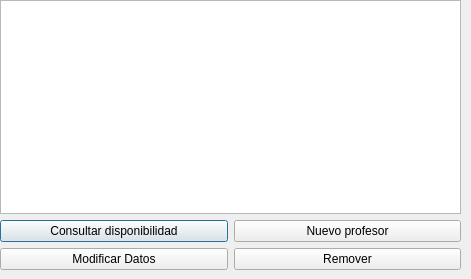
<?xml version="1.0" encoding="UTF-8"?>
<ui version="4.0">
 <class>ProfessorsDialog</class>
 <widget class="QDialog" name="ProfessorsDialog">
  <property name="geometry">
   <rect>
    <x>0</x>
    <y>0</y>
    <width>471</width>
    <height>279</height>
   </rect>
  </property>
  <property name="windowTitle">
   <string>Dialog</string>
  </property>
  <widget class="QWidget" name="">
   <property name="geometry">
    <rect>
     <x>0</x>
     <y>0</y>
     <width>461</width>
     <height>270</height>
    </rect>
   </property>
   <layout class="QVBoxLayout" name="verticalLayout_2">
    <item>
     <layout class="QVBoxLayout" name="verticalLayout">
      <item>
       <widget class="QTableWidget" name="grdProfessors">
        <property name="selectionBehavior">
         <enum>QAbstractItemView::SelectRows</enum>
        </property>
       </widget>
      </item>
      <item>
       <layout class="QHBoxLayout" name="horizontalLayout"/>
      </item>
     </layout>
    </item>
    <item>
     <layout class="QHBoxLayout" name="horizontalLayout_3">
      <item>
       <widget class="QPushButton" name="btnConsult">
        <property name="text">
         <string>Consultar disponibilidad</string>
        </property>
       </widget>
      </item>
      <item>
       <widget class="QPushButton" name="btnNew">
        <property name="text">
         <string>Nuevo profesor</string>
        </property>
       </widget>
      </item>
     </layout>
    </item>
    <item>
     <layout class="QHBoxLayout" name="horizontalLayout_2">
      <item>
       <widget class="QPushButton" name="btnModify">
        <property name="text">
         <string>Modificar Datos</string>
        </property>
       </widget>
      </item>
      <item>
       <widget class="QPushButton" name="btnRemove">
        <property name="text">
         <string>Remover</string>
        </property>
       </widget>
      </item>
     </layout>
    </item>
   </layout>
  </widget>
 </widget>
 <resources/>
 <connections/>
</ui>
